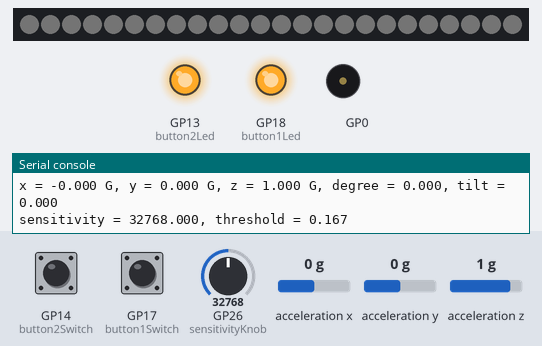
Recording of a program running on a simulated Raspberry Pi Pico running CircuitPython. On the bench: 24 RGB LEDs in strip order, left to right, output pins drawn as LEDs (lit = HIGH), buzzer (waves = sounding), the last lines printed to the serial console. Dashed ring = blinking. The inputs (shaded band) are chosen by the test bench; at power-on: GP17 (button1Switch) LOW, acceleration x 0 g, GP14 (button2Switch) LOW, GP26 (sensitivityKnob) = 32768, acceleration y 0 g, acceleration z 1 g (analog values on the 0–65535 scale). Dim RGB values are drawn brighter than linear; pins used as bus, display or sensor lines are not drawn.

Above: at 1.2 s.
1.3 s: GP17 (button1Switch) pulled HIGH for 0.15 s
At 1.5 s:
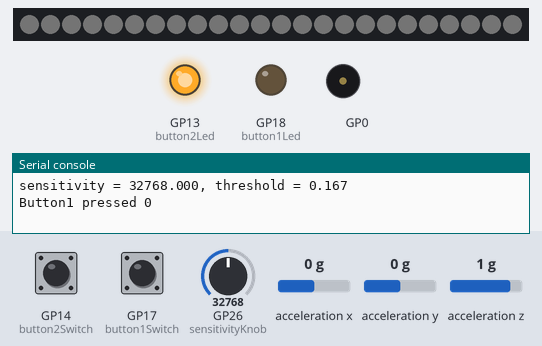
3.3 s: acceleration x set to -1.4 g
At 4.3 s:
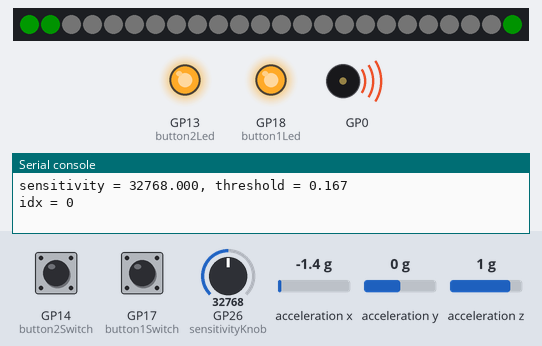
6.3 s: acceleration x set to 0.1 g
At 7.6 s:
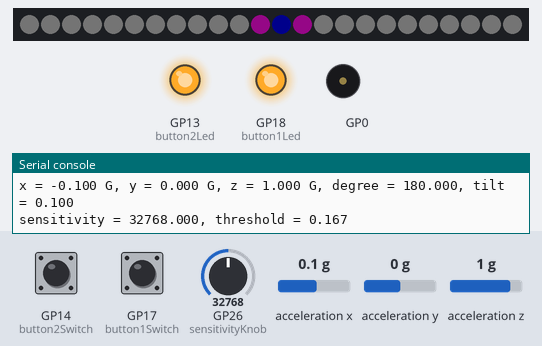
7.9 s: GP14 (button2Switch) pulled HIGH for 3.2 s
At 11.8 s:
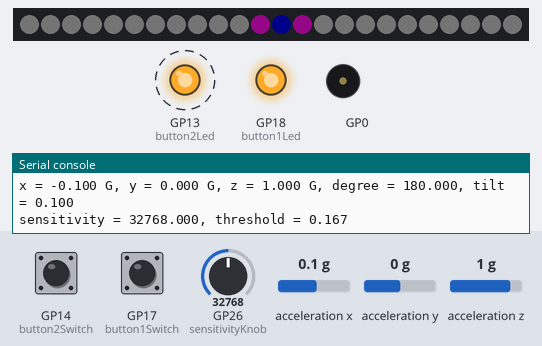
12.6 s: GP26 (sensitivityKnob) set to 38800
14.1 s: GP26 (sensitivityKnob) set to 39872
At 15.2 s:
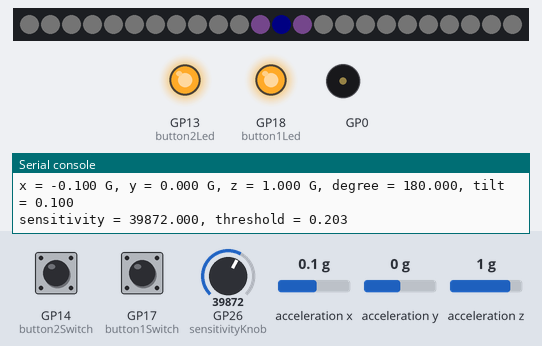
Timing chart, 0 to 16.7 s (numbered marks = the images above; inputs shaded):
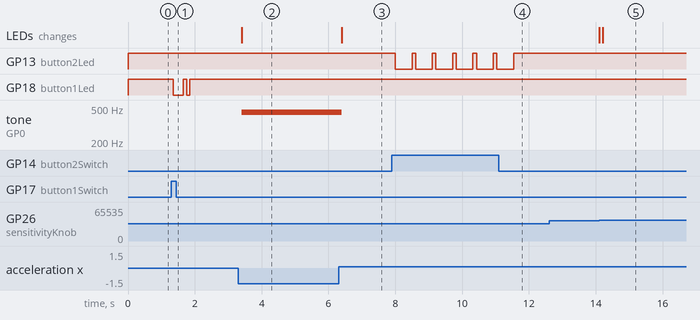

The program:

code.py
```python
# (licence header left out)
#Copyright 2022 First FRC team 587 Hedgehogs

#Permission is hereby granted, free of charge, to any person obtaining a copy of this software and associated documentation files (the "Software"), to deal in the Software without restriction, including without limitation the rights to use, copy, modify, merge, publish, distribute, sublicense, and/or sell copies of the Software, and to permit persons to whom the Software is furnished to do so, subject to the following conditions:

#The above copyright notice and this permission notice shall be included in all copies or substantial portions of the Software.

#THE SOFTWARE IS PROVIDED "AS IS", WITHOUT WARRANTY OF ANY KIND, EXPRESS OR IMPLIED, INCLUDING BUT NOT LIMITED TO THE WARRANTIES OF MERCHANTABILITY, FITNESS FOR A PARTICULAR PURPOSE AND NONINFRINGEMENT. IN NO EVENT SHALL THE AUTHORS OR COPYRIGHT HOLDERS BE LIABLE FOR ANY CLAIM, DAMAGES OR OTHER LIABILITY, WHETHER IN AN ACTION OF CONTRACT, TORT OR OTHERWISE, ARISING FROM, OUT OF OR IN CONNECTION WITH THE SOFTWARE OR THE USE OR OTHER DEALINGS IN THE SOFTWARE.

import time
import board
import busio
import adafruit_lis3dh
import array
import math
import audiocore
import audiobusio
import neopixel
import audiomp3
from digitalio import DigitalInOut, Direction, Pull
import analogio


#buttons and leds
#gp18 green button1 LED
#ground blue button1 ground for LED
#gp17 purple button1 switch
#gp16 white button1 used for power for switch
button1Switch = DigitalInOut(board.GP17)
button1Switch.direction = Direction.INPUT
button1Switch.pull = Pull.DOWN
button1Power = DigitalInOut(board.GP16)
button1Power.direction = Direction.OUTPUT
button1Power.value = True
button1Led = DigitalInOut(board.GP18)
button1Led.direction = Direction.OUTPUT
button1Led.value = True

#gp13 green button2 LED
#ground blue button2 ground for LED
#gp14 purple button2 switch
#gp15 white button2 used for power for switch
button2Switch = DigitalInOut(board.GP14)
button2Switch.direction = Direction.INPUT
button2Switch.pull = Pull.DOWN
button2Power = DigitalInOut(board.GP15)
button2Power.direction = Direction.OUTPUT
button2Power.value = True
button2Led = DigitalInOut(board.GP13)
button2Led.direction = Direction.OUTPUT
button2Led.value = True

sensitivityKnob = analogio.AnalogIn(board.GP26)
# using this pin to power the pot
sensitivityKnobPower = DigitalInOut(board.GP27)
sensitivityKnobPower.direction = Direction.OUTPUT
sensitivityKnobPower.value = True

num_pixels = 24
pixel = neopixel.NeoPixel(board.GP6, num_pixels)
pixel.brightness = 0.1

tone_volume = 1.0  # Increase this to increase the volume of the tone.
audio = audiobusio.I2SOut(board.GP0, board.GP1, board.GP2)

# i2c = busio.I2C(board.ACCELEROMETER_SCL, board.ACCELEROMETER_SDA)
i2c = busio.I2C(board.GP5, board.GP4)
lis3dh = adafruit_lis3dh.LIS3DH_I2C(i2c)

# Set range of accelerometer (can be RANGE_2_G, RANGE_4_G, RANGE_8_G or RANGE_16_G).
lis3dh.range = adafruit_lis3dh.RANGE_2_G

def get_angle(xaxis, yaxis):
    if xaxis == 0:
        return 0

    deg = math.degrees(math.atan(yaxis / xaxis))
    if x > 0:
        if y < 0:
            return deg + 360
        else:
            return deg
    else:
        if y < 0:
            return deg + 180
        else:
            return deg + 180

def get_tilt(xaxis, yaxis):
    return math.sqrt((xaxis*xaxis) + (yaxis * yaxis))

def create_tone(frequency):
    length = 8000 // frequency
    sine_wave = array.array("h", [0] * length)
    for i in range(length):
        sine_wave[i] = int(
            (math.sin(math.pi * 2 * i / length)) * tone_volume * (2 ** 15 - 1)
        )
    return audiocore.RawSample(sine_wave)

def angle_play_tone(ang, lasttone, repeat):
    idx = math.floor(ang/ (360 / len(samples)))
    print("idx = %d" % (idx))
    if lasttone == -1:
        #audio.play(samples[idx], loop=True)
        audio.play(samples[idx], loop=repeat)
    elif lasttone != idx:
        audio.stop()
        return -1
    return idx

def angle_light(ang, tilt, threshold):
    idx = math.floor(ang/(360 / num_pixels))
    pixel.fill( (15, 15, 15))

    if tilt > threshold:
        pixel[(idx+num_pixels-1)%num_pixels] = (0,190,0)
        pixel[idx] = (0, 255, 0)
        pixel[(idx+1)%num_pixels] = (0,190,0)
    elif tilt > (threshold / 2):
        pixel[(idx+num_pixels-1)%num_pixels] = (209,12,181)
        pixel[idx] = (0, 0, 120)
        pixel[(idx+1)%num_pixels] = (209,12,181)
    elif tilt > (threshold / 3):
        pixel[(idx+num_pixels-1)%num_pixels] = (100,60,121)
        pixel[idx] = (0, 0, 60)
        pixel[(idx+1)%num_pixels] = (100,60,121)


def angle_play_wav(ang, lasttone, repeat):
    idx = math.floor(ang/ (360 / len(waves)))
    print("idx = %d" % (idx))
    if lasttone == -1:
        wave_file = open(waves[idx], "rb")
        wav = audiocore.WaveFile(wave_file)
        audio.play(wav, loop=repeat)
    elif lasttone != idx:
        audio.stop()
        return -1
    #else:
    #    if !audio.playing:
    #        return -1
    #print("Done!")
    return idx

def angle_play_mp3(ang, lasttone, mp3s, repeat):
    idx = math.floor(ang/ (360 / len(mp3s)))
    print("idx = %d" % (idx))
    if lasttone == -1:
        mp3 = audiomp3.MP3Decoder(open(mp3s[idx], "rb"))
        audio.play(mp3, loop=repeat)
    elif lasttone != idx:
        audio.stop()
        return -1
    #print("Done!")
    return idx

def get_threshold(val):
    thresh = (val / 3.0) / 65535
    print("sensitivity = %0.3f, threshold = %0.3f " % (val, thresh))
    return thresh

samples = list()
samples.append(create_tone(440))
samples.append(create_tone(494))
samples.append(create_tone(523))
samples.append(create_tone(587))
samples.append(create_tone(659))
samples.append(create_tone(698))
samples.append(create_tone(784))
samples.append(create_tone(880))

#waves = list()
#waves.append("ride.wav")
#waves.append("kick.wav")
#waves.append("snare.wav")
#waves.append("tom.wav")
#waves.append("Start Auto_normalized.wav")
#waves.append("bicycle_bell.wav")
#waves.append("StarWars3.wav")
#waves.append("CantinaBand3.wav")

trumpet_mp3s = list()
trumpet_mp3s.append("trumpet_C.mp3")
trumpet_mp3s.append("trumpet_D.mp3")
trumpet_mp3s.append("trumpet_E.mp3")
trumpet_mp3s.append("trumpet_F.mp3")
trumpet_mp3s.append("trumpet_G.mp3")
trumpet_mp3s.append("trumpet_A.mp3")
trumpet_mp3s.append("trumpet_B.mp3")
trumpet_mp3s.append("trumpet_high_C.mp3")

drum_mp3s = list()
drum_mp3s.append("clap.mp3")
drum_mp3s.append("closed_hat.mp3")
drum_mp3s.append("crash.mp3")
drum_mp3s.append("hi_hat.mp3")
drum_mp3s.append("kick.mp3")
drum_mp3s.append("ride.mp3")
drum_mp3s.append("snare.mp3")
drum_mp3s.append("tom.mp3")

last_tone = -1
threshold = 0.2
sound_group = 2
loop_repeat = False

#mp3 = audiomp3.MP3Decoder(open("slow.mp3", "rb"))
#audio.play(mp3)
#while audio.playing:
#    pass

def checkButtons():
    if button1Switch.value:
        global sound_group
        sound_group = (sound_group+1)%3
        print("Button1 pressed %d" % (sound_group))
        button1Led.value = False
        time.sleep(0.3)
        button1Led.value = True
        time.sleep(0.1)
        button1Led.value = False
        time.sleep(0.1)
        if sound_group >= 1:
            button1Led.value = True
            time.sleep(0.1)
            button1Led.value = False
            time.sleep(0.1)
        if sound_group >= 2:
            button1Led.value = True
            time.sleep(0.1)
            button1Led.value = False
            time.sleep(0.1)
        button1Led.value = True
    if button2Switch.value:
        button2Led.value = False
        time.sleep(0.5)
        button2Led.value = True
        global loop_repeat
        loop_repeat = not loop_repeat
        print("Button2 pressed")

# Loop forever printing accelerometer values
while True:
    # Read accelerometer values (in m / s ^ 2).  Returns a 3-tuple of x, y,
    # z axis values.  Divide them by 9.806 to convert to Gs.
    x, y, z = [
        value / adafruit_lis3dh.STANDARD_GRAVITY for value in lis3dh.acceleration
    ]

    x = -x
    degrees = get_angle(x, y)

    tilt = get_tilt(x,y)
    print("x = %0.3f G, y = %0.3f G, z = %0.3f G, degree = %0.3f, tilt = %0.3f" % (x, y, z, degrees, tilt))
    # Small delay to keep things responsive but give time for interrupt processing.

    threshold = get_threshold(sensitivityKnob.value)

    if tilt > threshold:
        if sound_group == 0:
            last_tone = angle_play_tone(degrees, last_tone, True)
        elif sound_group == 1:
            #last_tone = angle_play_wav(degrees, last_tone)
            last_tone = angle_play_mp3(degrees, last_tone, trumpet_mp3s, loop_repeat)
        else:
            #last_tone = angle_play_wav(degrees, last_tone, loop_repeat)
            last_tone = angle_play_mp3(degrees, last_tone, drum_mp3s, loop_repeat)
    else:
        audio.stop()
        last_tone = -1

    angle_light(degrees, tilt, threshold)

    checkButtons()
    time.sleep(0.1)
```

Measured:
- the behaviour switches between 39312 and 39328 on GP26 (sensitivityKnob) (found by bisection; images 4 and 5)
- after the input at 1.3 s, GP18 (button1Led): HIGH → LOW after 0.05 s, → HIGH 0.30 s later, → LOW 0.10 s later, → HIGH 0.10 s later
- after the input at 3.3 s, tone on GP0: silent → 444 Hz after 0.10 s; the LEDs: change after 0.10 s (image 2)
- after the input at 6.3 s, tone on GP0: 444 Hz → silent after 0.10 s; the LEDs: change after 0.10 s (image 3)
- after the input at 7.9 s, GP13 (button2Led): alternates HIGH for 0.11 s and LOW for 0.50 s, 12 changes in all, then stays HIGH, starting after 0.10 s
- after the input at 14.1 s, the LEDs: first change at once (image 5 shows a later state)
